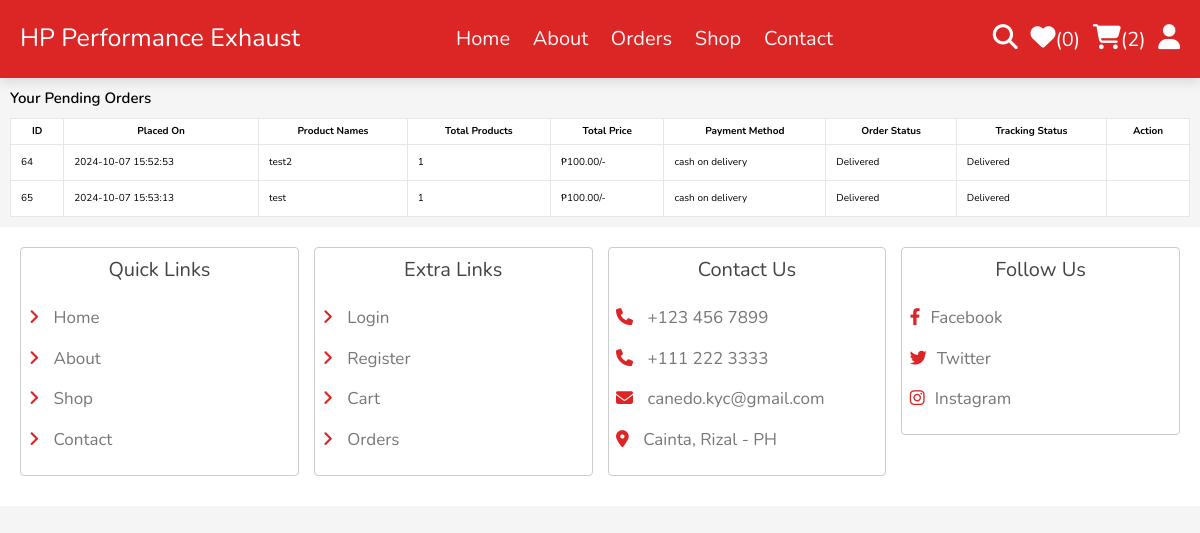
Page /orders.php (signed in) on the earlier database version.
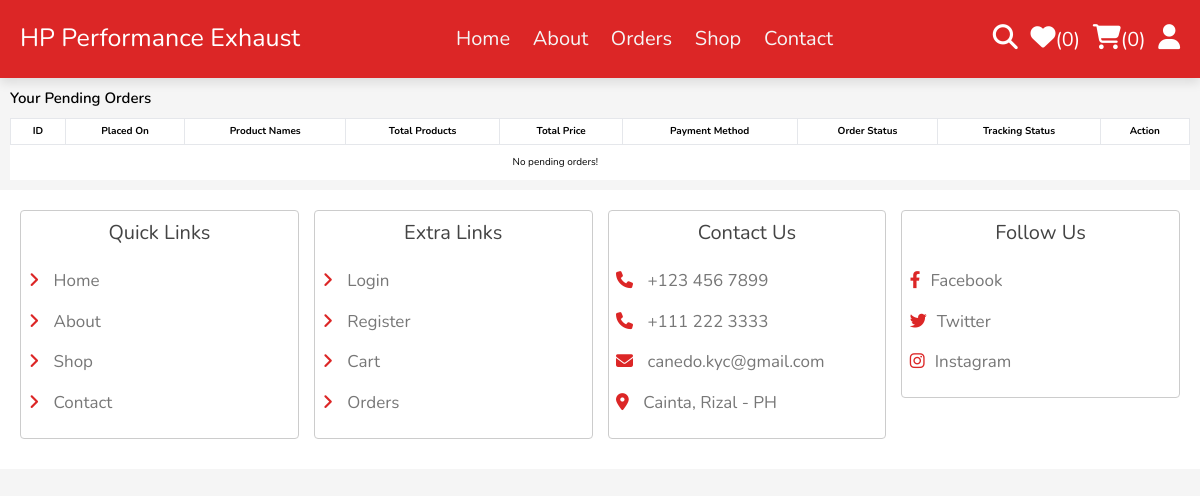
Same page on the later database version.
### tables this page shows
CREATE TABLE `orders` (
  `id` int(11) NOT NULL,
  `user_id` int(11) NOT NULL,
  `method` varchar(255) NOT NULL,
  `address` varchar(255) NOT NULL,
  `product_names` text NOT NULL,
  `product_quantities` text NOT NULL,
  `total_price` decimal(10,2) NOT NULL,
  `receipt_image` varchar(255) DEFAULT NULL,
  `payment_status` enum('pending','completed') DEFAULT 'pending',
  `tracking_status` enum('packing','shipped','delivered') DEFAULT 'packing',
  `placed_on` timestamp NOT NULL DEFAULT current_timestamp(),
  `status` varchar(255) DEFAULT NULL,
  `shipping_status` enum('not shipped','shipped') DEFAULT 'not shipped',
  `refund_requested` tinyint(1) DEFAULT 0,
  `refund_status` enum('not_refunded','refunded') DEFAULT 'not_refunded'
);

### orders.php (the view, shortened to what this page needs)
<?php
include 'components/connect.php';
if (isset($_SESSION['id'])) {
    $user_id = $_SESSION['id'];
} else {
    $user_id = '';
}
?>
<!DOCTYPE html>
<html lang="en">
<head>
    <link rel="stylesheet" href="https://cdnjs.cloudflare.com/ajax/libs/font-awesome/6.1.1/css/all.min.css">
    <link rel="stylesheet" href="css/style.css">
    <script src="https://cdn.tailwindcss.com"></script>
</head>
<body>
<?php include 'components/user_header.php'; ?>
<section class="orders p-4">
    <h2 class="text-2xl font-semibold mb-4">Your Pending Orders</h2>
    <div class="table-container overflow-x-auto">
        <table class="min-w-full bg-white">
            <thead>
                <tr>
                    <th class="border px-4 py-2">ID</th>
                    <th class="border px-4 py-2">Placed On</th>
                    <th class="border px-4 py-2">Product Names</th>
                    <th class="border px-4 py-2">Total Products</th>
                    <th class="border px-4 py-2">Total Price</th>
                    <th class="border px-4 py-2">Payment Method</th>
                    <th class="border px-4 py-2">Order Status</th>
                    <th class="border px-4 py-2">Tracking Status</th>
                    <th class="border px-4 py-2">Action</th>
                </tr>
            </thead>
            <tbody>
                <?php
                $select_pending_orders = $conn->prepare("SELECT * FROM `orders` WHERE payment_status = 'pending' AND user_id = ?");
                $select_pending_orders->execute([$user_id]);
                if ($select_pending_orders->rowCount() > 0) {
                    while ($fetch_orders = $select_pending_orders->fetch(PDO::FETCH_ASSOC)) {
                ?>
                <tr class="hover:bg-gray-100">
                    <td class="border px-4 py-4"><?= $fetch_orders['id'];?></td>
                    <td class="border px-4 py-2"><?= $fetch_orders['placed_on']; ?></td>
                    <td class="border px-4 py-2"><?= $fetch_orders['product_names']; ?></td>
                    <td class="border px-4 py-2"><?= $fetch_orders['product_quantities']; ?></td>
                    <td class="border px-4 py-2">&#8369;<?= $fetch_orders['total_price']; ?>/-</td>
                    <td class="border px-4 py-2"><?= $fetch_orders['method']; ?></td>
                    <td class="border px-4 py-2"><?= ucfirst($fetch_orders['status']); ?></td>
                    <td class="border px-4 py-2"><?= ucfirst($fetch_orders['tracking_status']); ?></td>
                    <td class="border px-4 py-2">
</td>
                </tr>
                <?php
                    }
                } else {
                    echo '<tr><td colspan="8" class="text-center p-4">No pending orders!</td></tr>';
                }
                ?>
            </tbody>
        </table>
    </div>
</section>
<?php include 'components/footer.php'; ?>
</body>
</html>

### components/user_header.php (shortened to what this page needs)
<header class="header">
   <section class="flex">
      <a href="home.php" class="logo">HP Performance Exhaust<span>.</span></a>
      <nav class="navbar">
         <a href="home.php">Home</a>
         <a href="about.php">About</a>
         <a href="orders.php">Orders</a>
         <a href="shop.php">Shop</a>
         <a href="contact.php">Contact</a>
      </nav>
      <div class="icons">
         <?php
            $count_wishlist_items = $conn->prepare("SELECT * FROM `wishlist` WHERE user_id = ?");
            $count_wishlist_items->execute([$user_id]);
            $total_wishlist_counts = $count_wishlist_items->rowCount();
            $count_cart_items = $conn->prepare("SELECT * FROM `cart` WHERE user_id = ?");
            $count_cart_items->execute([$user_id]);
            $total_cart_counts = $count_cart_items->rowCount();
         ?>
         <a href="search_page.php"><i class="fas fa-search"></i></a>
         <a href="wishlist.php"><i class="fas fa-heart"></i><span>(<?= $total_wishlist_counts; ?>)</span></a>
         <a href="cart.php"><i class="fas fa-shopping-cart"></i><span>(<?= $total_cart_counts; ?>)</span></a>
         <div id="user-btn" class="fas fa-user"></div>
      </div>
   </section>
</header>

Differences in the rows shown:
removed orders: id "64", placed_on "2024-10-07 15:52:53", product_names "test2", product_quantities "1", total_price "100.00", method "cash on delivery", status "Delivered", tracking_status "Delivered"
removed orders: id "65", placed_on "2024-10-07 15:53:13", product_names "test", product_quantities "1", total_price "100.00", method "cash on delivery", status "Delivered", tracking_status "Delivered"
Other differences:
$total_cart_counts: "2" → "0"
text now shown: "No pending orders!"
